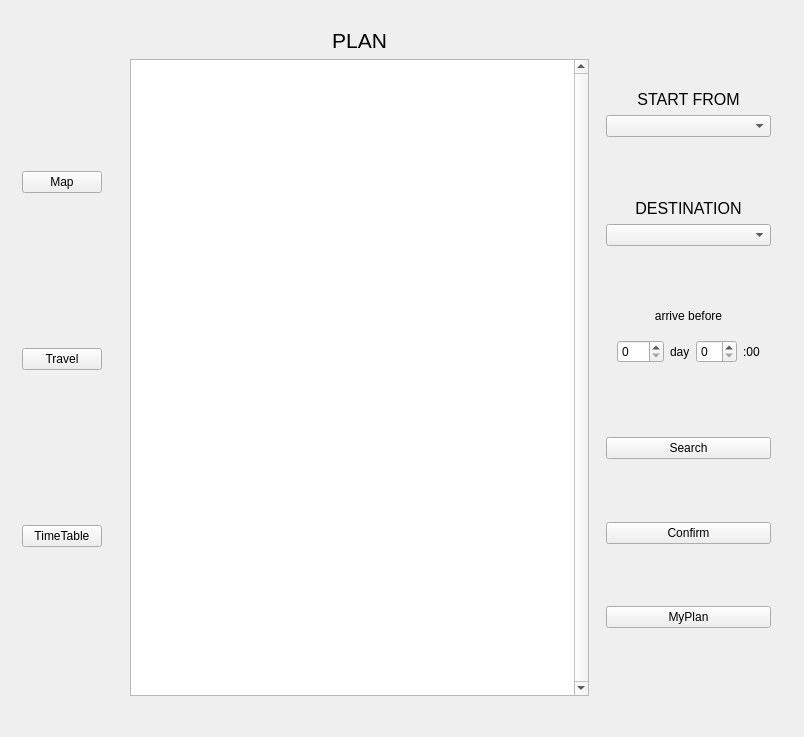
<?xml version="1.0" encoding="UTF-8"?>
<ui version="4.0">
 <class>MainWindowClass</class>
 <widget class="QMainWindow" name="MainWindowClass">
  <property name="geometry">
   <rect>
    <x>0</x>
    <y>0</y>
    <width>804</width>
    <height>737</height>
   </rect>
  </property>
  <property name="sizePolicy">
   <sizepolicy hsizetype="MinimumExpanding" vsizetype="Fixed">
    <horstretch>0</horstretch>
    <verstretch>0</verstretch>
   </sizepolicy>
  </property>
  <property name="font">
   <font>
    <family>Microsoft YaHei UI</family>
   </font>
  </property>
  <property name="windowTitle">
   <string>COVID-19 Travel System</string>
  </property>
  <widget class="QWidget" name="centralWidget">
   <layout class="QHBoxLayout" name="horizontalLayout">
    <item>
     <widget class="QWidget" name="widget_control" native="true">
      <property name="sizePolicy">
       <sizepolicy hsizetype="Fixed" vsizetype="Preferred">
        <horstretch>0</horstretch>
        <verstretch>0</verstretch>
       </sizepolicy>
      </property>
      <layout class="QVBoxLayout" name="verticalLayout">
       <item>
        <widget class="QPushButton" name="btn_pMap">
         <property name="text">
          <string>Map</string>
         </property>
        </widget>
       </item>
       <item>
        <widget class="QPushButton" name="btn_pTravel">
         <property name="text">
          <string>Travel</string>
         </property>
        </widget>
       </item>
       <item>
        <widget class="QPushButton" name="btn_pTrans">
         <property name="text">
          <string> TimeTable </string>
         </property>
        </widget>
       </item>
      </layout>
     </widget>
    </item>
    <item>
     <widget class="QStackedWidget" name="stackedWidget">
      <property name="sizePolicy">
       <sizepolicy hsizetype="Expanding" vsizetype="Preferred">
        <horstretch>0</horstretch>
        <verstretch>0</verstretch>
       </sizepolicy>
      </property>
      <property name="currentIndex">
       <number>2</number>
      </property>
      <widget class="QWidget" name="page_trans">
       <layout class="QGridLayout" name="gridLayout_2">
        <item row="0" column="1" rowspan="3">
         <widget class="QWidget" name="widget_choose" native="true">
          <property name="sizePolicy">
           <sizepolicy hsizetype="Fixed" vsizetype="Preferred">
            <horstretch>0</horstretch>
            <verstretch>0</verstretch>
           </sizepolicy>
          </property>
          <layout class="QVBoxLayout" name="verticalLayout_2">
           <item>
            <spacer name="verticalSpacer">
             <property name="orientation">
              <enum>Qt::Vertical</enum>
             </property>
             <property name="sizeHint" stdset="0">
              <size>
               <width>20</width>
               <height>40</height>
              </size>
             </property>
            </spacer>
           </item>
           <item>
            <widget class="QLabel" name="label_srcCity">
             <property name="text">
              <string>&lt;html&gt;&lt;head/&gt;&lt;body&gt;&lt;p align=&quot;center&quot;&gt;&lt;span style=&quot; font-size:12pt;&quot;&gt;SOURCE&lt;/span&gt;&lt;/p&gt;&lt;/body&gt;&lt;/html&gt;</string>
             </property>
            </widget>
           </item>
           <item>
            <widget class="QComboBox" name="combo_srcCity"/>
           </item>
           <item>
            <spacer name="verticalSpacer_3">
             <property name="orientation">
              <enum>Qt::Vertical</enum>
             </property>
             <property name="sizeHint" stdset="0">
              <size>
               <width>20</width>
               <height>40</height>
              </size>
             </property>
            </spacer>
           </item>
           <item>
            <widget class="QLabel" name="label_destCity">
             <property name="sizePolicy">
              <sizepolicy hsizetype="Preferred" vsizetype="Minimum">
               <horstretch>0</horstretch>
               <verstretch>0</verstretch>
              </sizepolicy>
             </property>
             <property name="text">
              <string>&lt;html&gt;&lt;head/&gt;&lt;body&gt;&lt;p align=&quot;center&quot;&gt;&lt;span style=&quot; font-size:12pt;&quot;&gt;DESTINATION&lt;/span&gt;&lt;/p&gt;&lt;/body&gt;&lt;/html&gt;</string>
             </property>
            </widget>
           </item>
           <item>
            <widget class="QComboBox" name="combo_destCity"/>
           </item>
           <item>
            <spacer name="verticalSpacer_2">
             <property name="orientation">
              <enum>Qt::Vertical</enum>
             </property>
             <property name="sizeHint" stdset="0">
              <size>
               <width>20</width>
               <height>40</height>
              </size>
             </property>
            </spacer>
           </item>
          </layout>
         </widget>
        </item>
        <item row="2" column="0">
         <widget class="QListWidget" name="listWidget_trans">
          <property name="sizePolicy">
           <sizepolicy hsizetype="Preferred" vsizetype="Expanding">
            <horstretch>0</horstretch>
            <verstretch>0</verstretch>
           </sizepolicy>
          </property>
          <property name="minimumSize">
           <size>
            <width>425</width>
            <height>110</height>
           </size>
          </property>
          <property name="contextMenuPolicy">
           <enum>Qt::DefaultContextMenu</enum>
          </property>
          <property name="verticalScrollBarPolicy">
           <enum>Qt::ScrollBarAlwaysOn</enum>
          </property>
          <property name="horizontalScrollBarPolicy">
           <enum>Qt::ScrollBarAlwaysOff</enum>
          </property>
          <property name="sizeAdjustPolicy">
           <enum>QAbstractScrollArea::AdjustToContentsOnFirstShow</enum>
          </property>
          <property name="autoScroll">
           <bool>true</bool>
          </property>
          <property name="verticalScrollMode">
           <enum>QAbstractItemView::ScrollPerPixel</enum>
          </property>
         </widget>
        </item>
        <item row="1" column="0">
         <widget class="QLabel" name="label_srcTitle">
          <property name="text">
           <string>&lt;html&gt;&lt;head/&gt;&lt;body&gt;&lt;p align=&quot;center&quot;&gt;&lt;span style=&quot; font-size:16pt;&quot;&gt; DAILY TRANSPORT&lt;/span&gt;&lt;/p&gt;&lt;/body&gt;&lt;/html&gt;</string>
          </property>
         </widget>
        </item>
       </layout>
      </widget>
      <widget class="QWidget" name="page_map"/>
      <widget class="QWidget" name="page_travel">
       <layout class="QGridLayout" name="gridLayout">
        <item row="2" column="0">
         <widget class="QLabel" name="label_planTitle">
          <property name="text">
           <string>&lt;html&gt;&lt;head/&gt;&lt;body&gt;&lt;p align=&quot;center&quot;&gt;&lt;span style=&quot; font-size:16pt;&quot;&gt;PLAN&lt;/span&gt;&lt;/p&gt;&lt;/body&gt;&lt;/html&gt;</string>
          </property>
         </widget>
        </item>
        <item row="3" column="0">
         <widget class="QListWidget" name="listWidget_plan">
          <property name="sizePolicy">
           <sizepolicy hsizetype="Preferred" vsizetype="Expanding">
            <horstretch>0</horstretch>
            <verstretch>0</verstretch>
           </sizepolicy>
          </property>
          <property name="minimumSize">
           <size>
            <width>425</width>
            <height>110</height>
           </size>
          </property>
          <property name="contextMenuPolicy">
           <enum>Qt::DefaultContextMenu</enum>
          </property>
          <property name="verticalScrollBarPolicy">
           <enum>Qt::ScrollBarAlwaysOn</enum>
          </property>
          <property name="horizontalScrollBarPolicy">
           <enum>Qt::ScrollBarAlwaysOff</enum>
          </property>
          <property name="sizeAdjustPolicy">
           <enum>QAbstractScrollArea::AdjustToContentsOnFirstShow</enum>
          </property>
         </widget>
        </item>
        <item row="1" column="1" rowspan="3">
         <widget class="QWidget" name="widget_planControl" native="true">
          <property name="sizePolicy">
           <sizepolicy hsizetype="Fixed" vsizetype="Preferred">
            <horstretch>0</horstretch>
            <verstretch>0</verstretch>
           </sizepolicy>
          </property>
          <layout class="QVBoxLayout" name="verticalLayout_4">
           <item>
            <spacer name="verticalSpacer_6">
             <property name="orientation">
              <enum>Qt::Vertical</enum>
             </property>
             <property name="sizeHint" stdset="0">
              <size>
               <width>20</width>
               <height>40</height>
              </size>
             </property>
            </spacer>
           </item>
           <item>
            <widget class="QLabel" name="label_planSrc">
             <property name="text">
              <string>&lt;html&gt;&lt;head/&gt;&lt;body&gt;&lt;p align=&quot;center&quot;&gt;&lt;span style=&quot; font-size:12pt;&quot;&gt;START  FROM&lt;/span&gt;&lt;/p&gt;&lt;/body&gt;&lt;/html&gt;</string>
             </property>
            </widget>
           </item>
           <item>
            <widget class="QComboBox" name="combo_srcTravel">
             <property name="enabled">
              <bool>true</bool>
             </property>
            </widget>
           </item>
           <item>
            <spacer name="verticalSpacer_4">
             <property name="orientation">
              <enum>Qt::Vertical</enum>
             </property>
             <property name="sizeHint" stdset="0">
              <size>
               <width>20</width>
               <height>40</height>
              </size>
             </property>
            </spacer>
           </item>
           <item>
            <widget class="QLabel" name="label_planDest">
             <property name="text">
              <string>&lt;html&gt;&lt;head/&gt;&lt;body&gt;&lt;p align=&quot;center&quot;&gt;&lt;span style=&quot; font-size:12pt;&quot;&gt;DESTINATION&lt;/span&gt;&lt;/p&gt;&lt;/body&gt;&lt;/html&gt;</string>
             </property>
            </widget>
           </item>
           <item>
            <widget class="QComboBox" name="combo_destTravel">
             <property name="editable">
              <bool>false</bool>
             </property>
            </widget>
           </item>
           <item>
            <spacer name="verticalSpacer_5">
             <property name="orientation">
              <enum>Qt::Vertical</enum>
             </property>
             <property name="sizeHint" stdset="0">
              <size>
               <width>20</width>
               <height>40</height>
              </size>
             </property>
            </spacer>
           </item>
           <item>
            <widget class="QLabel" name="label">
             <property name="text">
              <string>&lt;html&gt;&lt;head/&gt;&lt;body&gt;&lt;p align=&quot;center&quot;&gt;arrive before&lt;/p&gt;&lt;/body&gt;&lt;/html&gt;</string>
             </property>
            </widget>
           </item>
           <item>
            <widget class="QWidget" name="widget" native="true">
             <layout class="QHBoxLayout" name="horizontalLayout_2">
              <item>
               <widget class="QSpinBox" name="spinBox_endDay">
                <property name="maximum">
                 <number>365</number>
                </property>
               </widget>
              </item>
              <item>
               <widget class="QLabel" name="label_2">
                <property name="text">
                 <string>day</string>
                </property>
               </widget>
              </item>
              <item>
               <widget class="QSpinBox" name="spinBox_endTime">
                <property name="maximum">
                 <number>23</number>
                </property>
               </widget>
              </item>
              <item>
               <widget class="QLabel" name="label_3">
                <property name="text">
                 <string>:00</string>
                </property>
               </widget>
              </item>
             </layout>
            </widget>
           </item>
           <item>
            <spacer name="verticalSpacer_10">
             <property name="orientation">
              <enum>Qt::Vertical</enum>
             </property>
             <property name="sizeHint" stdset="0">
              <size>
               <width>20</width>
               <height>40</height>
              </size>
             </property>
            </spacer>
           </item>
           <item>
            <widget class="QPushButton" name="btn_planSearch">
             <property name="text">
              <string>Search</string>
             </property>
            </widget>
           </item>
           <item>
            <spacer name="verticalSpacer_9">
             <property name="orientation">
              <enum>Qt::Vertical</enum>
             </property>
             <property name="sizeHint" stdset="0">
              <size>
               <width>20</width>
               <height>40</height>
              </size>
             </property>
            </spacer>
           </item>
           <item>
            <widget class="QPushButton" name="btn_planConfirm">
             <property name="text">
              <string>Confirm</string>
             </property>
            </widget>
           </item>
           <item>
            <spacer name="verticalSpacer_7">
             <property name="orientation">
              <enum>Qt::Vertical</enum>
             </property>
             <property name="sizeHint" stdset="0">
              <size>
               <width>20</width>
               <height>40</height>
              </size>
             </property>
            </spacer>
           </item>
           <item>
            <widget class="QPushButton" name="btn_planMy">
             <property name="text">
              <string>MyPlan</string>
             </property>
            </widget>
           </item>
           <item>
            <spacer name="verticalSpacer_8">
             <property name="orientation">
              <enum>Qt::Vertical</enum>
             </property>
             <property name="sizeHint" stdset="0">
              <size>
               <width>20</width>
               <height>40</height>
              </size>
             </property>
            </spacer>
           </item>
          </layout>
         </widget>
        </item>
       </layout>
      </widget>
     </widget>
    </item>
   </layout>
  </widget>
  <widget class="QStatusBar" name="statusBar">
   <property name="sizeGripEnabled">
    <bool>false</bool>
   </property>
  </widget>
 </widget>
 <layoutdefault spacing="6" margin="11"/>
 <resources>
  <include location="MainWindow.qrc"/>
 </resources>
 <connections/>
</ui>
